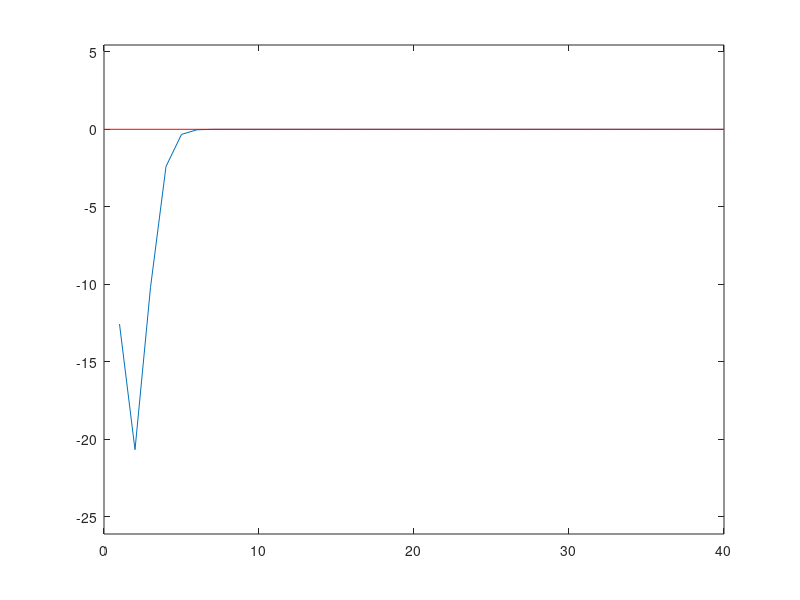

This chart was generated by the following MATLAB code:
%% Homework 06 - Steve Mazza
%% Problem 1
close all; clc; clear all;

% a)
% double precision.
eps(9460730472580800)
% single precision.
eps(single(9460730472580800))

% b)
A = eps(realmax('single'));
B = eps(realmax('single')/2);
fprintf('\n\nA: %38.0f\n',A);
fprintf('B: %38.0f\n',B);
fprintf('A-B: %38.0f\n',A-B);

%% Problem 2
close all; clc; clear all;

% Estimate 0 with sin().
sin(4*pi);

% Estimate number of Taylor series expansions are needed to achieve above.
X = [ 1, 40 ];
for i = 1:40
    X(i) = -1^i * (4*pi^(2*i - 1))/factorial(2*i - 1);
end

plot(X);
hold on;
line([0,40],[sin(4*pi),sin(4*pi)],'Color','red');
axis equal;
%% Problem 3
close all; clc; clear all;

%% Problem 4
close all; clc; clear all;
